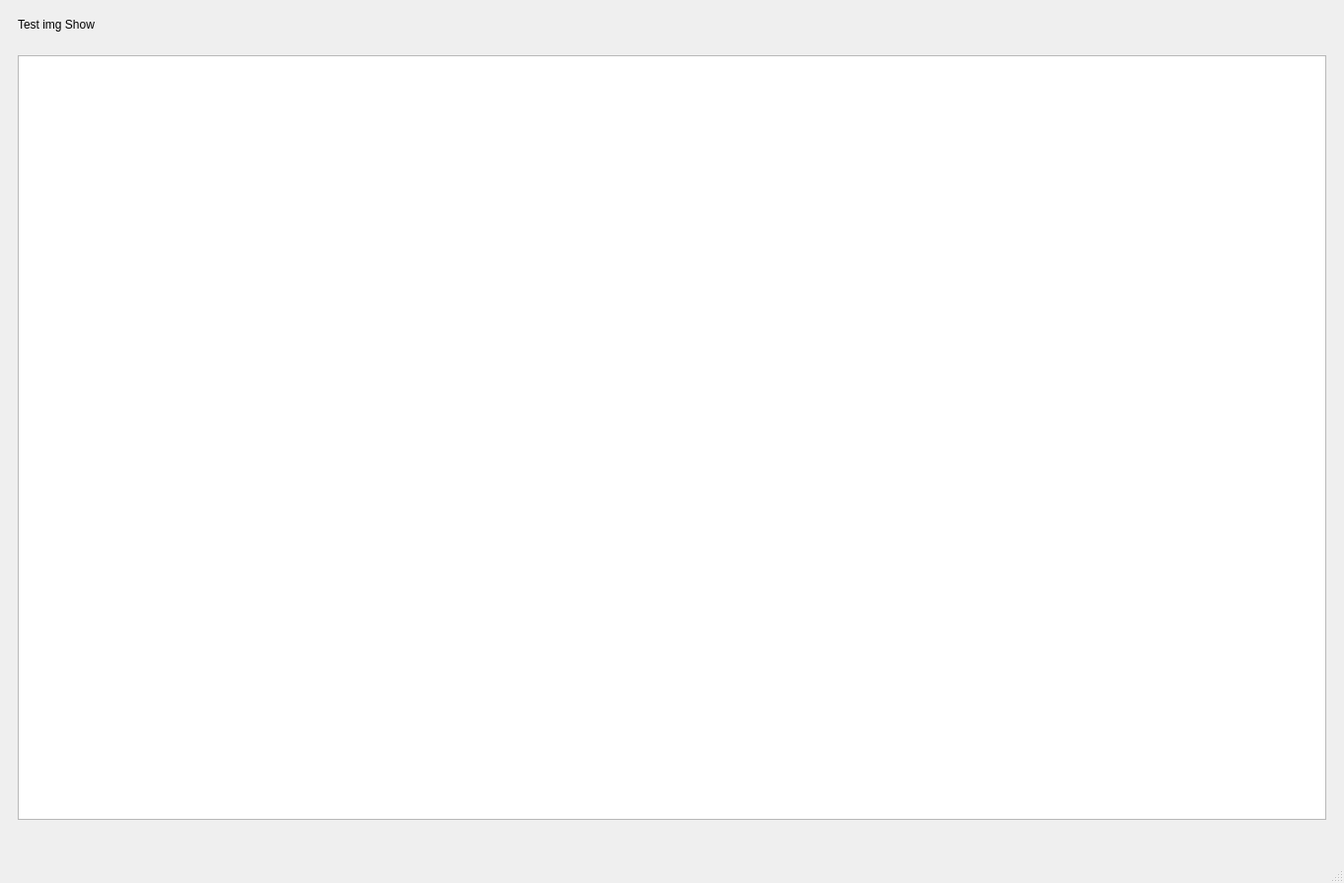
<?xml version="1.0" encoding="UTF-8"?>
<ui version="4.0">
 <class>MainWindow</class>
 <widget class="QMainWindow" name="MainWindow">
  <property name="geometry">
   <rect>
    <x>0</x>
    <y>0</y>
    <width>1363</width>
    <height>895</height>
   </rect>
  </property>
  <property name="windowTitle">
   <string>MainWindow</string>
  </property>
  <widget class="QWidget" name="centralwidget">
   <layout class="QVBoxLayout" name="verticalLayout">
    <item>
     <widget class="QFrame" name="frame">
      <layout class="QHBoxLayout" name="horizontalLayout">
       <item>
        <widget class="QLabel" name="label">
         <property name="text">
          <string>Test img Show</string>
         </property>
        </widget>
       </item>
      </layout>
     </widget>
    </item>
    <item>
     <widget class="QFrame" name="frame2">
      <layout class="QHBoxLayout" name="horizontalLayout_3">
       <item>
        <widget class="QGraphicsView" name="graphicsView">
         <property name="mouseTracking">
          <bool>false</bool>
         </property>
        </widget>
       </item>
      </layout>
     </widget>
    </item>
    <item>
     <widget class="QFrame" name="frame3">
      <layout class="QHBoxLayout" name="horizontalLayout_2"/>
     </widget>
    </item>
   </layout>
  </widget>
  <widget class="QMenuBar" name="menubar">
   <property name="geometry">
    <rect>
     <x>0</x>
     <y>0</y>
     <width>1363</width>
     <height>22</height>
    </rect>
   </property>
  </widget>
  <widget class="QStatusBar" name="statusbar"/>
 </widget>
 <resources/>
 <connections/>
</ui>
